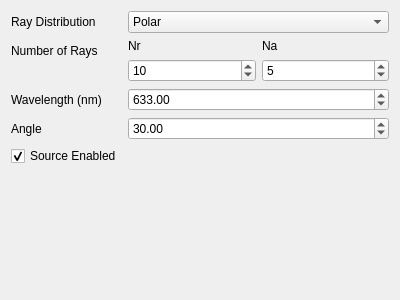
<?xml version="1.0" encoding="UTF-8"?>
<ui version="4.0">
 <class>Form</class>
 <widget class="QWidget" name="Form">
  <property name="geometry">
   <rect>
    <x>0</x>
    <y>0</y>
    <width>400</width>
    <height>300</height>
   </rect>
  </property>
  <property name="windowTitle">
   <string>Form</string>
  </property>
  <layout class="QFormLayout" name="formLayout">
   <item row="0" column="0">
    <widget class="QLabel" name="label_4">
     <property name="text">
      <string>Ray Distribution</string>
     </property>
    </widget>
   </item>
   <item row="0" column="1">
    <widget class="QComboBox" name="RayDistribution">
     <item>
      <property name="text">
       <string>Polar</string>
      </property>
     </item>
     <item>
      <property name="text">
       <string>Cartesian</string>
      </property>
     </item>
    </widget>
   </item>
   <item row="1" column="0">
    <widget class="QLabel" name="label_5">
     <property name="text">
      <string>Number of Rays</string>
     </property>
    </widget>
   </item>
   <item row="1" column="1">
    <layout class="QHBoxLayout" name="horizontalLayout_5">
     <item>
      <layout class="QVBoxLayout" name="verticalLayout">
       <item>
        <widget class="QLabel" name="NTr0">
         <property name="text">
          <string>Nr</string>
         </property>
        </widget>
       </item>
       <item>
        <widget class="QSpinBox" name="nr">
         <property name="maximum">
          <number>10000</number>
         </property>
         <property name="value">
          <number>10</number>
         </property>
        </widget>
       </item>
      </layout>
     </item>
     <item>
      <layout class="QVBoxLayout" name="verticalLayout_2">
       <item>
        <widget class="QLabel" name="NTr1">
         <property name="text">
          <string>Na</string>
         </property>
        </widget>
       </item>
       <item>
        <widget class="QSpinBox" name="na">
         <property name="maximum">
          <number>10000</number>
         </property>
         <property name="value">
          <number>5</number>
         </property>
        </widget>
       </item>
      </layout>
     </item>
    </layout>
   </item>
   <item row="2" column="0">
    <widget class="QLabel" name="label_3">
     <property name="text">
      <string>Wavelength (nm)</string>
     </property>
    </widget>
   </item>
   <item row="2" column="1">
    <widget class="QDoubleSpinBox" name="wavelength">
     <property name="maximum">
      <double>1000000.000000000000000</double>
     </property>
     <property name="value">
      <double>633.000000000000000</double>
     </property>
    </widget>
   </item>
   <item row="3" column="0">
    <widget class="QLabel" name="label_6">
     <property name="text">
      <string>Angle</string>
     </property>
    </widget>
   </item>
   <item row="3" column="1">
    <widget class="QDoubleSpinBox" name="ang">
     <property name="maximum">
      <double>180.000000000000000</double>
     </property>
     <property name="value">
      <double>30.000000000000000</double>
     </property>
    </widget>
   </item>
   <item row="4" column="0">
    <widget class="QCheckBox" name="Enabled">
     <property name="text">
      <string>Source Enabled</string>
     </property>
     <property name="checked">
      <bool>true</bool>
     </property>
    </widget>
   </item>
  </layout>
 </widget>
 <resources/>
 <connections/>
</ui>
